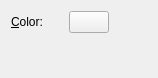
<ui version="4.0" >
 <class>WdgColorOptions</class>
 <widget class="QWidget" name="WdgColorOptions" >
  <property name="geometry" >
   <rect>
    <x>0</x>
    <y>0</y>
    <width>158</width>
    <height>78</height>
   </rect>
  </property>
  <layout class="QGridLayout" name="gridLayout" >
   <item row="0" column="0" >
    <widget class="QLabel" name="lblColor" >
     <property name="text" >
      <string>&amp;Color:</string>
     </property>
     <property name="buddy" >
      <cstring>bnColor</cstring>
     </property>
    </widget>
   </item>
   <item row="0" column="2" >
    <widget class="KColorButton" name="bnColor" />
   </item>
   <item row="0" column="3" >
    <spacer>
     <property name="orientation" >
      <enum>Qt::Horizontal</enum>
     </property>
     <property name="sizeType" >
      <enum>QSizePolicy::Expanding</enum>
     </property>
     <property name="sizeHint" stdset="0" >
      <size>
       <width>21</width>
       <height>20</height>
      </size>
     </property>
    </spacer>
   </item>
   <item row="1" column="1" >
    <spacer>
     <property name="orientation" >
      <enum>Qt::Vertical</enum>
     </property>
     <property name="sizeType" >
      <enum>QSizePolicy::Expanding</enum>
     </property>
     <property name="sizeHint" stdset="0" >
      <size>
       <width>20</width>
       <height>21</height>
      </size>
     </property>
    </spacer>
   </item>
  </layout>
 </widget>
  <customwidgets>
  <customwidget>
   <class>KColorButton</class>
   <extends>QPushButton</extends>
   <header>kcolorbutton.h</header>
  </customwidget>
 </customwidgets>
 <resources/>
 <connections/>
</ui>
